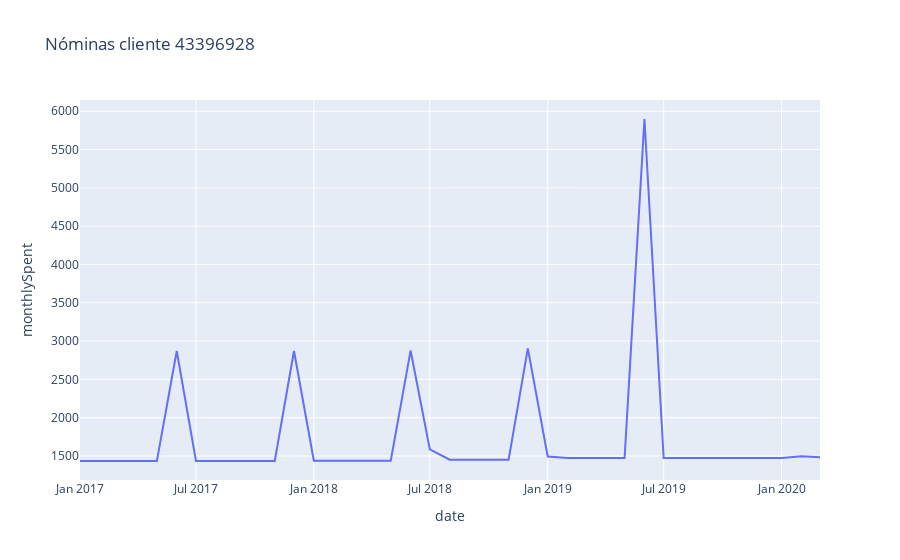

The notebook cell saved with this chart:
### Markdown cell above
### Esos picos podrían indicar pagas extras... Pruebo otro cliente

### Code cell
client_mask = dataset_nominas['associatedAccountId']==29292026
sorted_client_nominas = dataset_nominas[client_mask].sort_values(by='date', ascending=True)
fig = px.line(sorted_client_nominas, x="date", y="monthlySpent", title='Nóminas cliente 43396928')
fig.show()

### Figure 1 — Plotly figure (JSON) as saved in the notebook; plotly's stock layout.template omitted (floating-point values rounded to 4 significant figures)
{"data": [{"hovertemplate": "date=%{x}<br>monthlySpent=%{y}<extra></extra>", "legendgroup": "", "line": {"color": "#636efa", "dash": "solid"}, "mode": "lines", "name": "", "showlegend": false, "type": "scatter", "x": ["2017-01-01T00:00:00", "2017-02-01T00:00:00", "2017-03-01T00:00:00", "2017-04-01T00:00:00", "2017-05-01T00:00:00", "2017-06-01T00:00:00", "2017-07-01T00:00:00", "2017-08-01T00:00:00", "2017-09-01T00:00:00", "2017-10-01T00:00:00", "2017-11-01T00:00:00", "2017-12-01T00:00:00", "2018-01-01T00:00:00", "2018-02-01T00:00:00", "2018-03-01T00:00:00", "2018-04-01T00:00:00", "2018-05-01T00:00:00", "2018-06-01T00:00:00", "2018-07-01T00:00:00", "2018-08-01T00:00:00", "2018-09-01T00:00:00", "2018-10-01T00:00:00", "2018-11-01T00:00:00", "2018-12-01T00:00:00", "2019-01-01T00:00:00", "2019-02-01T00:00:00", "2019-03-01T00:00:00", "2019-04-01T00:00:00", "2019-05-01T00:00:00", "2019-06-01T00:00:00", "2019-07-01T00:00:00", "2019-08-01T00:00:00", "2019-09-01T00:00:00", "2019-10-01T00:00:00", "2019-11-01T00:00:00", "2020-01-01T00:00:00", "2020-02-01T00:00:00", "2020-03-01T00:00:00"], "xaxis": "x", "y": [1435.0, 1435.0, 1435.0, 1435.0, 1435.0, 2870.0, 1435.0, 1435.0, 1435.0, 1435.0, 1435.0, 2870.0, 1438.0, 1438.0, 1438.0, 1438.0, 1438.0, 2877.0, 1588.0, 1452.0, 1452.0, 1452.0, 1452.0, 2904.0, 1495.0, 1475.0, 1475.0, 1475.0, 1475.0, 5899.0, 1475.0, 1475.0, 1475.0, 1475.0, 1475.0, 1475.0, 1499.0, 1485.0], "yaxis": "y"}], "layout": {"legend": {"tracegroupgap": 0}, "title": {"text": "Nóminas cliente 43396928"}, "xaxis": {"anchor": "y", "domain": [0, 1], "title": {"text": "date"}}, "yaxis": {"anchor": "x", "domain": [0, 1], "title": {"text": "monthlySpent"}}}}
